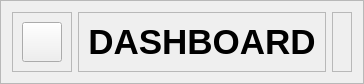
        <widget class="QFrame" name="header_frame">
         <property name="maximumSize">
          <size>
           <width>16777215</width>
           <height>66</height>
          </size>
         </property>
         <property name="frameShape">
          <enum>QFrame::StyledPanel</enum>
         </property>
         <property name="frameShadow">
          <enum>QFrame::Raised</enum>
         </property>
         <layout class="QHBoxLayout" name="horizontalLayout_3">
          <item alignment="Qt::AlignLeft">
           <widget class="QFrame" name="left_header_nav">
            <property name="frameShape">
             <enum>QFrame::StyledPanel</enum>
            </property>
            <property name="frameShadow">
             <enum>QFrame::Raised</enum>
            </property>
            <layout class="QHBoxLayout" name="horizontalLayout_4">
             <item alignment="Qt::AlignHCenter|Qt::AlignVCenter">
              <widget class="QPushButton" name="left_menu_button">
               <property name="minimumSize">
                <size>
                 <width>40</width>
                 <height>40</height>
                </size>
               </property>
               <property name="maximumSize">
                <size>
                 <width>40</width>
                 <height>40</height>
                </size>
               </property>
               <property name="text">
                <string/>
               </property>
              </widget>
             </item>
            </layout>
           </widget>
          </item>
          <item>
           <widget class="QFrame" name="title">
            <property name="frameShape">
             <enum>QFrame::StyledPanel</enum>
            </property>
            <property name="frameShadow">
             <enum>QFrame::Raised</enum>
            </property>
            <layout class="QVBoxLayout" name="verticalLayout_5">
             <item>
              <widget class="QLabel" name="title_label">
               <property name="font">
                <font>
                 <pointsize>26</pointsize>
                 <italic>false</italic>
                 <bold>true</bold>
                </font>
               </property>
               <property name="text">
                <string>DASHBOARD</string>
               </property>
               <property name="alignment">
                <set>Qt::AlignCenter</set>
               </property>
              </widget>
             </item>
            </layout>
           </widget>
          </item>
          <item alignment="Qt::AlignRight">
           <widget class="QFrame" name="right_header_nav">
            <property name="frameShape">
             <enum>QFrame::StyledPanel</enum>
            </property>
            <property name="frameShadow">
             <enum>QFrame::Raised</enum>
            </property>
            <layout class="QHBoxLayout" name="horizontalLayout_5"/>
           </widget>
          </item>
         </layout>
        </widget>
